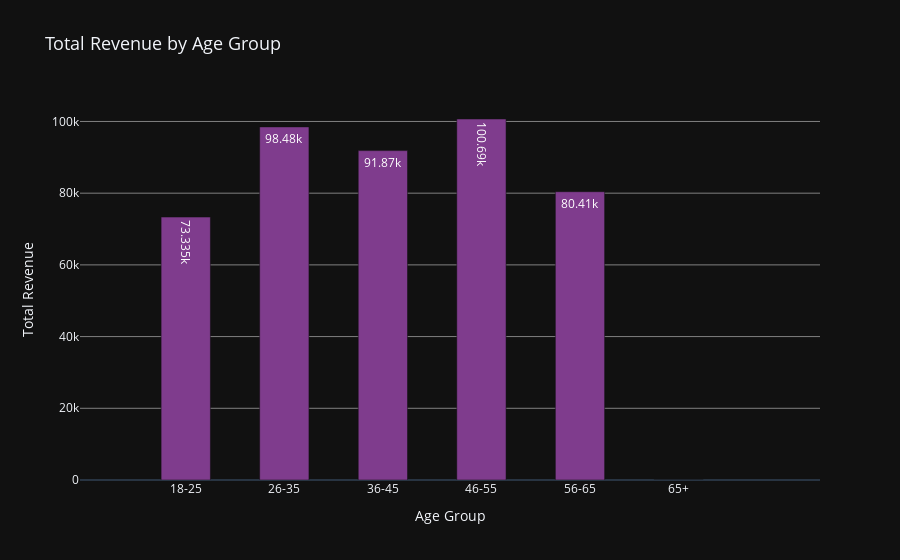

The notebook cell saved with this chart:
### Code cell
# Categorizing Age Groups
age_bins = [18, 25, 35, 45, 55, 65, 100]
age_labels = ['18-25', '26-35', '36-45', '46-55', '56-65', '65+']
df['Age Group'] = pd.cut(df['Age'], bins=age_bins, labels=age_labels)

# Aggregating Revenue by Age Group
age_revenue = df.groupby('Age Group')['Total Amount'].sum().reset_index()

# Creating Bar Chart with Labels
fig = px.bar(
    age_revenue, 
    x='Age Group', 
    y='Total Amount', 
    title='Total Revenue by Age Group',
    color_discrete_sequence=px.colors.qualitative.Bold,  
    text_auto=True  # Display values on bars
)

# Adjust Layout for Better Readability

fig.update_layout(
    template='plotly_dark',
    title_font_size=18,
    xaxis_title="Age Group",
    yaxis_title="Total Revenue",
    bargap=0.5,
     yaxis=dict(gridcolor="gray")# Adjust bar spacing
)

fig.show()

### Figure 1 — Plotly figure (JSON) as saved in the notebook; plotly's stock layout.template omitted (floating-point values rounded to 4 significant figures)
{"data": [{"alignmentgroup": "True", "hovertemplate": "Age Group=%{x}<br>Total Amount=%{y}<extra></extra>", "legendgroup": "", "marker": {"color": "rgb(127, 60, 141)", "pattern": {"shape": ""}}, "name": "", "offsetgroup": "", "orientation": "v", "showlegend": false, "textposition": "auto", "texttemplate": "%{y}", "type": "bar", "x": ["18-25", "26-35", "36-45", "46-55", "56-65", "65+"], "xaxis": "x", "y": [73335, 98480, 91870, 100690, 80410, 0], "yaxis": "y"}], "layout": {"autosize": true, "bargap": 0.5, "barmode": "relative", "legend": {"tracegroupgap": 0}, "title": {"font": {"size": 18}, "text": "Total Revenue by Age Group"}, "xaxis": {"anchor": "y", "autorange": false, "domain": [0, 1], "range": [-1.073, 6.435], "title": {"text": "Age Group"}, "type": "category"}, "yaxis": {"anchor": "x", "autorange": true, "domain": [0, 1], "gridcolor": "gray", "range": [0, 106000.0], "title": {"text": "Total Revenue"}, "type": "linear"}}}
